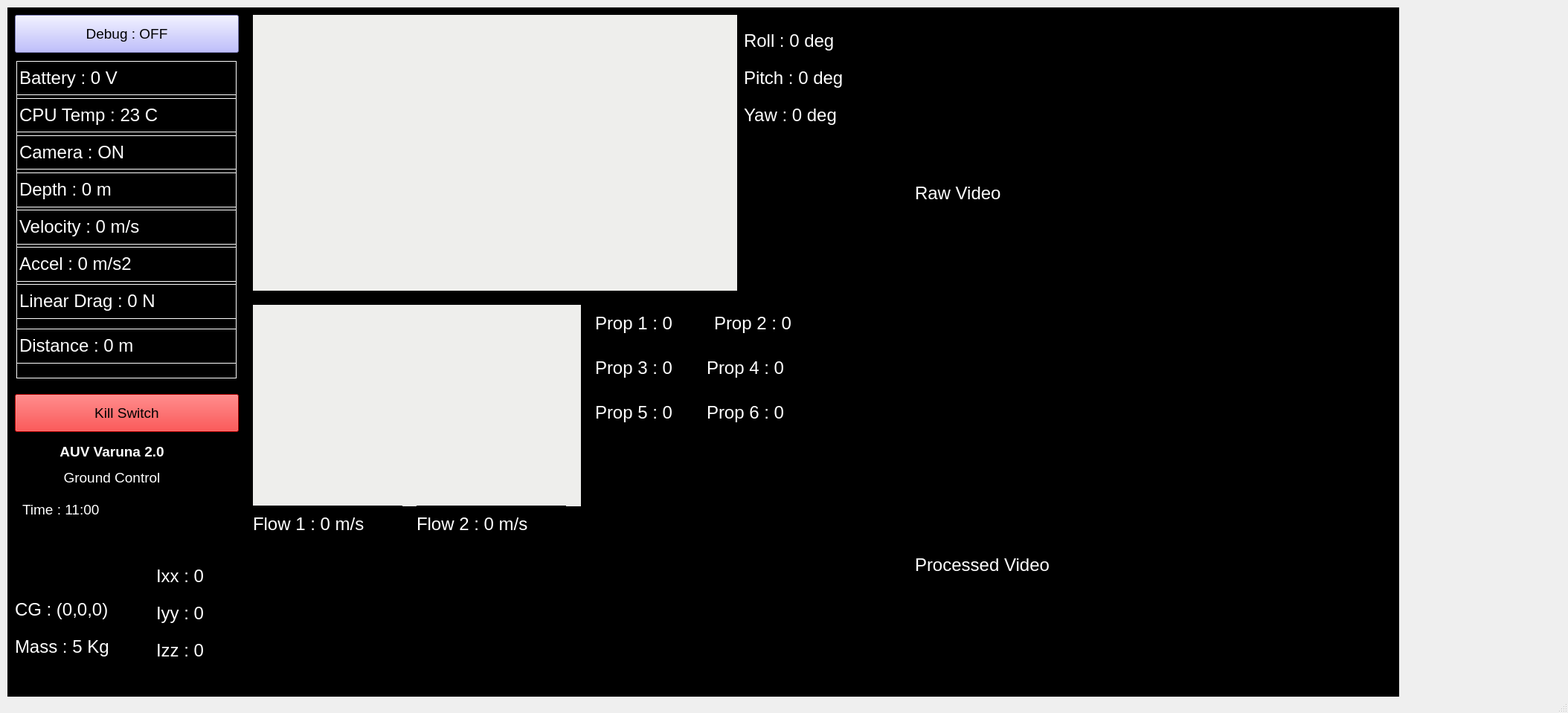
<?xml version="1.0" encoding="UTF-8"?>
<ui version="4.0">
 <class>MainWindow</class>
 <widget class="QMainWindow" name="MainWindow">
  <property name="geometry">
   <rect>
    <x>0</x>
    <y>0</y>
    <width>2108</width>
    <height>959</height>
   </rect>
  </property>
  <property name="windowTitle">
   <string>MainWindow</string>
  </property>
  <widget class="QWidget" name="centralwidget">
   <widget class="QFrame" name="Background">
    <property name="geometry">
     <rect>
      <x>10</x>
      <y>10</y>
      <width>1871</width>
      <height>941</height>
     </rect>
    </property>
    <property name="autoFillBackground">
     <bool>false</bool>
    </property>
    <property name="styleSheet">
     <string notr="true">QFrame{
background-color:rgb(0,0,0);
}</string>
    </property>
    <property name="frameShape">
     <enum>QFrame::StyledPanel</enum>
    </property>
    <property name="frameShadow">
     <enum>QFrame::Raised</enum>
    </property>
    <widget class="QLabel" name="label">
     <property name="geometry">
      <rect>
       <x>40</x>
       <y>570</y>
       <width>201</width>
       <height>91</height>
      </rect>
     </property>
     <property name="font">
      <font>
       <pointsize>40</pointsize>
      </font>
     </property>
     <property name="styleSheet">
      <string notr="true">QFrame{
color:rgb(255, 255, 255)
}
</string>
     </property>
     <property name="text">
      <string>&lt;html&gt;&lt;head/&gt;&lt;body&gt;&lt;p align=&quot;center&quot;&gt;&lt;span style=&quot; font-size:14pt; font-weight:600;&quot;&gt;AUV Varuna 2.0&lt;/span&gt;&lt;/p&gt;&lt;p align=&quot;center&quot;&gt;&lt;span style=&quot; font-size:14pt;&quot;&gt;Ground Control&lt;/span&gt;&lt;/p&gt;&lt;/body&gt;&lt;/html&gt;</string>
     </property>
    </widget>
    <widget class="QPushButton" name="debugMode">
     <property name="geometry">
      <rect>
       <x>10</x>
       <y>10</y>
       <width>301</width>
       <height>51</height>
      </rect>
     </property>
     <property name="font">
      <font>
       <pointsize>14</pointsize>
      </font>
     </property>
     <property name="autoFillBackground">
      <bool>false</bool>
     </property>
     <property name="styleSheet">
      <string notr="true">background-color: rgb(170, 170, 255);</string>
     </property>
     <property name="text">
      <string>Debug : OFF</string>
     </property>
    </widget>
    <widget class="QFrame" name="criticalData">
     <property name="geometry">
      <rect>
       <x>10</x>
       <y>70</y>
       <width>300</width>
       <height>431</height>
      </rect>
     </property>
     <property name="styleSheet">
      <string notr="true">QFrame{
    margin:2px; 
    border:1px solid rgb(255, 255, 255);
}</string>
     </property>
     <property name="frameShape">
      <enum>QFrame::StyledPanel</enum>
     </property>
     <property name="frameShadow">
      <enum>QFrame::Raised</enum>
     </property>
     <widget class="QLabel" name="battery_level">
      <property name="geometry">
       <rect>
        <x>0</x>
        <y>0</y>
        <width>300</width>
        <height>50</height>
       </rect>
      </property>
      <property name="styleSheet">
       <string notr="true">QFrame{
	color:rgb(255, 255, 255);
}</string>
      </property>
      <property name="text">
       <string>&lt;p&gt;&lt;span style=&quot; font-size:18pt;&quot;&gt;Battery : 0 V&lt;/span&gt;&lt;/p&gt;</string>
      </property>
     </widget>
     <widget class="QLabel" name="cpu_temp">
      <property name="geometry">
       <rect>
        <x>0</x>
        <y>50</y>
        <width>300</width>
        <height>50</height>
       </rect>
      </property>
      <property name="styleSheet">
       <string notr="true">QFrame{
	color:rgb(255, 255, 255);
}</string>
      </property>
      <property name="text">
       <string>&lt;p&gt;&lt;span style=&quot; font-size:18pt;&quot;&gt;CPU Temp : 23 C&lt;/span&gt;&lt;/p&gt;</string>
      </property>
     </widget>
     <widget class="QLabel" name="camera">
      <property name="geometry">
       <rect>
        <x>0</x>
        <y>100</y>
        <width>300</width>
        <height>50</height>
       </rect>
      </property>
      <property name="styleSheet">
       <string notr="true">QFrame{
	color:rgb(255, 255, 255);
}</string>
      </property>
      <property name="text">
       <string>&lt;p&gt;&lt;span style=&quot; font-size:18pt;&quot;&gt;Camera : ON&lt;/span&gt;&lt;/p&gt;</string>
      </property>
     </widget>
     <widget class="QLabel" name="depth">
      <property name="geometry">
       <rect>
        <x>0</x>
        <y>150</y>
        <width>300</width>
        <height>51</height>
       </rect>
      </property>
      <property name="styleSheet">
       <string notr="true">QFrame{
	color:rgb(255, 255, 255);
}</string>
      </property>
      <property name="text">
       <string>&lt;p&gt;&lt;span style=&quot; font-size:18pt;&quot;&gt;Depth : 0 m&lt;/span&gt;&lt;/p&gt;</string>
      </property>
     </widget>
     <widget class="QLabel" name="velocity">
      <property name="geometry">
       <rect>
        <x>0</x>
        <y>200</y>
        <width>300</width>
        <height>51</height>
       </rect>
      </property>
      <property name="styleSheet">
       <string notr="true">QFrame{
	color:rgb(255, 255, 255);
}</string>
      </property>
      <property name="text">
       <string>&lt;p&gt;&lt;span style=&quot; font-size:18pt;&quot;&gt;Velocity : 0 m/s&lt;/span&gt;&lt;/p&gt;</string>
      </property>
     </widget>
     <widget class="QLabel" name="acceleration">
      <property name="geometry">
       <rect>
        <x>0</x>
        <y>250</y>
        <width>300</width>
        <height>51</height>
       </rect>
      </property>
      <property name="styleSheet">
       <string notr="true">QFrame{
	color:rgb(255, 255, 255);
}</string>
      </property>
      <property name="text">
       <string>&lt;p&gt;&lt;span style=&quot; font-size:18pt;&quot;&gt;Accel : 0 m/s2&lt;/span&gt;&lt;/p&gt;</string>
      </property>
     </widget>
     <widget class="QLabel" name="drag">
      <property name="geometry">
       <rect>
        <x>0</x>
        <y>300</y>
        <width>300</width>
        <height>51</height>
       </rect>
      </property>
      <property name="styleSheet">
       <string notr="true">QFrame{
	color:rgb(255, 255, 255);
}</string>
      </property>
      <property name="text">
       <string>&lt;p&gt;&lt;span style=&quot; font-size:18pt;&quot;&gt;Linear Drag : 0 N&lt;/span&gt;&lt;/p&gt;</string>
      </property>
     </widget>
     <widget class="QLabel" name="distance">
      <property name="geometry">
       <rect>
        <x>0</x>
        <y>360</y>
        <width>300</width>
        <height>51</height>
       </rect>
      </property>
      <property name="styleSheet">
       <string notr="true">QFrame{
	color:rgb(255, 255, 255);
}</string>
      </property>
      <property name="text">
       <string>&lt;p&gt;&lt;span style=&quot; font-size:18pt;&quot;&gt;Distance : 0 m&lt;/span&gt;&lt;/p&gt;</string>
      </property>
     </widget>
    </widget>
    <widget class="QFrame" name="frame">
     <property name="geometry">
      <rect>
       <x>330</x>
       <y>10</y>
       <width>651</width>
       <height>371</height>
      </rect>
     </property>
     <property name="styleSheet">
      <string notr="true">QWidget { background-color: #eeeeec; }</string>
     </property>
     <property name="frameShape">
      <enum>QFrame::StyledPanel</enum>
     </property>
     <property name="frameShadow">
      <enum>QFrame::Raised</enum>
     </property>
     <widget class="QWidget" name="verticalLayoutWidget">
      <property name="geometry">
       <rect>
        <x>-30</x>
        <y>0</y>
        <width>681</width>
        <height>381</height>
       </rect>
      </property>
      <layout class="QVBoxLayout" name="verticalLayout"/>
     </widget>
    </widget>
    <widget class="QFrame" name="frame_2">
     <property name="geometry">
      <rect>
       <x>330</x>
       <y>400</y>
       <width>441</width>
       <height>271</height>
      </rect>
     </property>
     <property name="styleSheet">
      <string notr="true">QWidget { background-color: #eeeeec; }</string>
     </property>
     <property name="frameShape">
      <enum>QFrame::StyledPanel</enum>
     </property>
     <property name="frameShadow">
      <enum>QFrame::Raised</enum>
     </property>
     <widget class="QWidget" name="verticalLayoutWidget_2">
      <property name="geometry">
       <rect>
        <x>0</x>
        <y>0</y>
        <width>441</width>
        <height>271</height>
       </rect>
      </property>
      <layout class="QVBoxLayout" name="verticalLayout_2"/>
     </widget>
    </widget>
    <widget class="QLabel" name="roll">
     <property name="geometry">
      <rect>
       <x>990</x>
       <y>20</y>
       <width>201</width>
       <height>51</height>
      </rect>
     </property>
     <property name="styleSheet">
      <string notr="true">QFrame{
	color:rgb(255, 255, 255);
}</string>
     </property>
     <property name="text">
      <string>&lt;p&gt;&lt;span style=&quot; font-size:18pt;&quot;&gt;Roll  : 0 deg&lt;/span&gt;&lt;/p&gt;</string>
     </property>
    </widget>
    <widget class="QLabel" name="pitch">
     <property name="geometry">
      <rect>
       <x>990</x>
       <y>70</y>
       <width>201</width>
       <height>51</height>
      </rect>
     </property>
     <property name="styleSheet">
      <string notr="true">QFrame{
	color:rgb(255, 255, 255);
}</string>
     </property>
     <property name="text">
      <string>&lt;p&gt;&lt;span style=&quot; font-size:18pt;&quot;&gt;Pitch : 0 deg&lt;/span&gt;&lt;/p&gt;</string>
     </property>
    </widget>
    <widget class="QLabel" name="yaw">
     <property name="geometry">
      <rect>
       <x>990</x>
       <y>120</y>
       <width>201</width>
       <height>51</height>
      </rect>
     </property>
     <property name="styleSheet">
      <string notr="true">QFrame{
	color:rgb(255, 255, 255);
}</string>
     </property>
     <property name="text">
      <string>&lt;p&gt;&lt;span style=&quot; font-size:18pt;&quot;&gt;Yaw  : 0 deg&lt;/span&gt;&lt;/p&gt;</string>
     </property>
    </widget>
    <widget class="QLabel" name="ixx">
     <property name="geometry">
      <rect>
       <x>200</x>
       <y>740</y>
       <width>151</width>
       <height>51</height>
      </rect>
     </property>
     <property name="styleSheet">
      <string notr="true">QFrame{
	color:rgb(255, 255, 255);
}</string>
     </property>
     <property name="text">
      <string>&lt;p&gt;&lt;span style=&quot; font-size:18pt;&quot;&gt;Ixx : 0 &lt;/span&gt;&lt;/p&gt;</string>
     </property>
    </widget>
    <widget class="QLabel" name="iyy">
     <property name="geometry">
      <rect>
       <x>200</x>
       <y>790</y>
       <width>151</width>
       <height>51</height>
      </rect>
     </property>
     <property name="styleSheet">
      <string notr="true">QFrame{
	color:rgb(255, 255, 255);
}</string>
     </property>
     <property name="text">
      <string>&lt;p&gt;&lt;span style=&quot; font-size:18pt;&quot;&gt;Iyy : 0 &lt;/span&gt;&lt;/p&gt;</string>
     </property>
    </widget>
    <widget class="QLabel" name="izz">
     <property name="geometry">
      <rect>
       <x>200</x>
       <y>840</y>
       <width>151</width>
       <height>51</height>
      </rect>
     </property>
     <property name="styleSheet">
      <string notr="true">QFrame{
	color:rgb(255, 255, 255);
}</string>
     </property>
     <property name="text">
      <string>&lt;p&gt;&lt;span style=&quot; font-size:18pt;&quot;&gt;Izz : 0 &lt;/span&gt;&lt;/p&gt;</string>
     </property>
    </widget>
    <widget class="QLabel" name="cg">
     <property name="geometry">
      <rect>
       <x>10</x>
       <y>780</y>
       <width>181</width>
       <height>61</height>
      </rect>
     </property>
     <property name="styleSheet">
      <string notr="true">QFrame{
	color:rgb(255, 255, 255);
}</string>
     </property>
     <property name="text">
      <string>&lt;p&gt;&lt;span style=&quot; font-size:18pt;&quot;&gt;CG : (0,0,0) &lt;/span&gt;&lt;/p&gt;</string>
     </property>
    </widget>
    <widget class="QLabel" name="mass">
     <property name="geometry">
      <rect>
       <x>10</x>
       <y>830</y>
       <width>181</width>
       <height>61</height>
      </rect>
     </property>
     <property name="styleSheet">
      <string notr="true">QFrame{
	color:rgb(255, 255, 255);
}</string>
     </property>
     <property name="text">
      <string>&lt;p&gt;&lt;span style=&quot; font-size:18pt;&quot;&gt;Mass : 5 Kg &lt;/span&gt;&lt;/p&gt;</string>
     </property>
    </widget>
    <widget class="QLabel" name="prop1">
     <property name="geometry">
      <rect>
       <x>790</x>
       <y>400</y>
       <width>201</width>
       <height>51</height>
      </rect>
     </property>
     <property name="styleSheet">
      <string notr="true">QFrame{
	color:rgb(255, 255, 255);
}</string>
     </property>
     <property name="text">
      <string>&lt;p&gt;&lt;span style=&quot; font-size:18pt;&quot;&gt;Prop 1 : 0 &lt;/span&gt;&lt;/p&gt;</string>
     </property>
    </widget>
    <widget class="QLabel" name="prop2">
     <property name="geometry">
      <rect>
       <x>950</x>
       <y>400</y>
       <width>201</width>
       <height>51</height>
      </rect>
     </property>
     <property name="styleSheet">
      <string notr="true">QFrame{
	color:rgb(255, 255, 255);
}</string>
     </property>
     <property name="text">
      <string>&lt;p&gt;&lt;span style=&quot; font-size:18pt;&quot;&gt;Prop 2 : 0 &lt;/span&gt;&lt;/p&gt;</string>
     </property>
    </widget>
    <widget class="QLabel" name="prop3">
     <property name="geometry">
      <rect>
       <x>790</x>
       <y>460</y>
       <width>201</width>
       <height>51</height>
      </rect>
     </property>
     <property name="styleSheet">
      <string notr="true">QFrame{
	color:rgb(255, 255, 255);
}</string>
     </property>
     <property name="text">
      <string>&lt;p&gt;&lt;span style=&quot; font-size:18pt;&quot;&gt;Prop 3 : 0 &lt;/span&gt;&lt;/p&gt;</string>
     </property>
    </widget>
    <widget class="QLabel" name="prop4">
     <property name="geometry">
      <rect>
       <x>940</x>
       <y>460</y>
       <width>201</width>
       <height>51</height>
      </rect>
     </property>
     <property name="styleSheet">
      <string notr="true">QFrame{
	color:rgb(255, 255, 255);
}</string>
     </property>
     <property name="text">
      <string>&lt;p&gt;&lt;span style=&quot; font-size:18pt;&quot;&gt;Prop 4 : 0 &lt;/span&gt;&lt;/p&gt;</string>
     </property>
    </widget>
    <widget class="QLabel" name="prop5">
     <property name="geometry">
      <rect>
       <x>790</x>
       <y>520</y>
       <width>201</width>
       <height>51</height>
      </rect>
     </property>
     <property name="styleSheet">
      <string notr="true">QFrame{
	color:rgb(255, 255, 255);
}</string>
     </property>
     <property name="text">
      <string>&lt;p&gt;&lt;span style=&quot; font-size:18pt;&quot;&gt;Prop 5 : 0 &lt;/span&gt;&lt;/p&gt;</string>
     </property>
    </widget>
    <widget class="QLabel" name="prop6">
     <property name="geometry">
      <rect>
       <x>940</x>
       <y>520</y>
       <width>201</width>
       <height>51</height>
      </rect>
     </property>
     <property name="styleSheet">
      <string notr="true">QFrame{
	color:rgb(255, 255, 255);
}</string>
     </property>
     <property name="text">
      <string>&lt;p&gt;&lt;span style=&quot; font-size:18pt;&quot;&gt;Prop 6 : 0 &lt;/span&gt;&lt;/p&gt;</string>
     </property>
    </widget>
    <widget class="QPushButton" name="killSwitch_2">
     <property name="geometry">
      <rect>
       <x>10</x>
       <y>520</y>
       <width>301</width>
       <height>51</height>
      </rect>
     </property>
     <property name="font">
      <font>
       <pointsize>14</pointsize>
      </font>
     </property>
     <property name="autoFillBackground">
      <bool>false</bool>
     </property>
     <property name="styleSheet">
      <string notr="true">background-color: red;</string>
     </property>
     <property name="text">
      <string>Kill Switch</string>
     </property>
    </widget>
    <widget class="QLabel" name="time">
     <property name="geometry">
      <rect>
       <x>20</x>
       <y>650</y>
       <width>291</width>
       <height>51</height>
      </rect>
     </property>
     <property name="styleSheet">
      <string notr="true">QFrame{
	color:rgb(255, 255, 255);
}</string>
     </property>
     <property name="text">
      <string>&lt;p&gt;&lt;span style=&quot; font-size:14pt;&quot;&gt;Time : 11:00 &lt;/span&gt;&lt;/p&gt;</string>
     </property>
    </widget>
    <widget class="QLabel" name="flow1">
     <property name="geometry">
      <rect>
       <x>330</x>
       <y>670</y>
       <width>201</width>
       <height>51</height>
      </rect>
     </property>
     <property name="styleSheet">
      <string notr="true">QFrame{
	color:rgb(255, 255, 255);
}</string>
     </property>
     <property name="text">
      <string>&lt;p&gt;&lt;span style=&quot; font-size:18pt;&quot;&gt;Flow 1 : 0 m/s&lt;/span&gt;&lt;/p&gt;</string>
     </property>
    </widget>
    <widget class="QLabel" name="flow2">
     <property name="geometry">
      <rect>
       <x>550</x>
       <y>670</y>
       <width>201</width>
       <height>51</height>
      </rect>
     </property>
     <property name="styleSheet">
      <string notr="true">QFrame{
	color:rgb(255, 255, 255);
}</string>
     </property>
     <property name="text">
      <string>&lt;p&gt;&lt;span style=&quot; font-size:18pt;&quot;&gt;Flow 2 : 0 m/s&lt;/span&gt;&lt;/p&gt;</string>
     </property>
    </widget>
    <widget class="QLabel" name="rawvideo">
     <property name="geometry">
      <rect>
       <x>1220</x>
       <y>10</y>
       <width>640</width>
       <height>480</height>
      </rect>
     </property>
     <property name="styleSheet">
      <string notr="true">QFrame{
	color:rgb(255, 255, 255);
}</string>
     </property>
     <property name="text">
      <string>&lt;p&gt;&lt;span style=&quot; font-size:18pt;&quot;&gt;Raw Video&lt;/span&gt;&lt;/p&gt;</string>
     </property>
    </widget>
    <widget class="QLabel" name="provideo">
     <property name="geometry">
      <rect>
       <x>1220</x>
       <y>510</y>
       <width>640</width>
       <height>480</height>
      </rect>
     </property>
     <property name="styleSheet">
      <string notr="true">QFrame{
	color:rgb(255, 255, 255);
}</string>
     </property>
     <property name="text">
      <string>&lt;p&gt;&lt;span style=&quot; font-size:18pt;&quot;&gt;Processed Video&lt;/span&gt;&lt;/p&gt;</string>
     </property>
    </widget>
   </widget>
  </widget>
  <widget class="QMenuBar" name="menubar">
   <property name="geometry">
    <rect>
     <x>0</x>
     <y>0</y>
     <width>2108</width>
     <height>29</height>
    </rect>
   </property>
  </widget>
  <widget class="QStatusBar" name="statusbar"/>
 </widget>
 <resources/>
 <connections/>
</ui>
